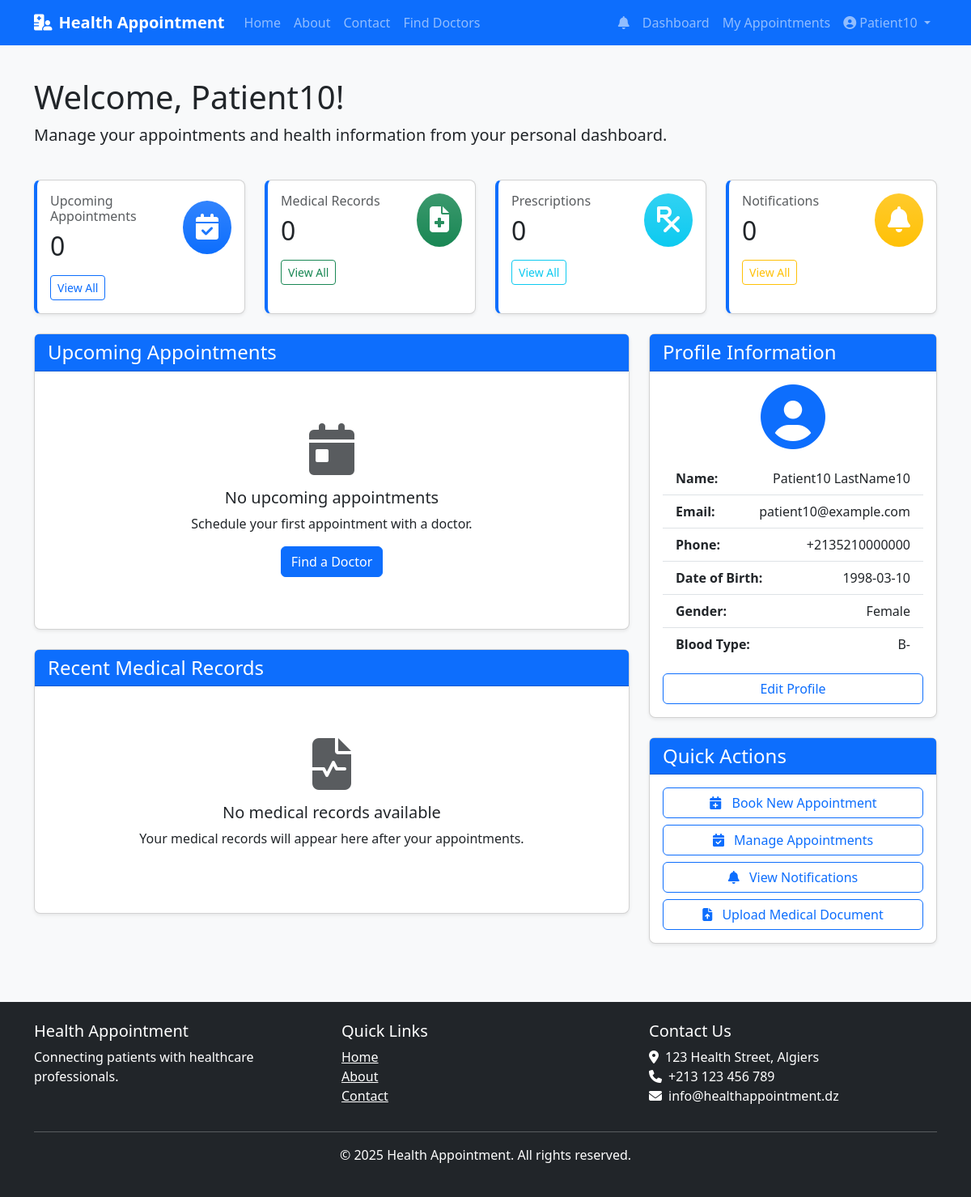
/patient/dashboard (signed in), run on an earlier commit of the app's database.
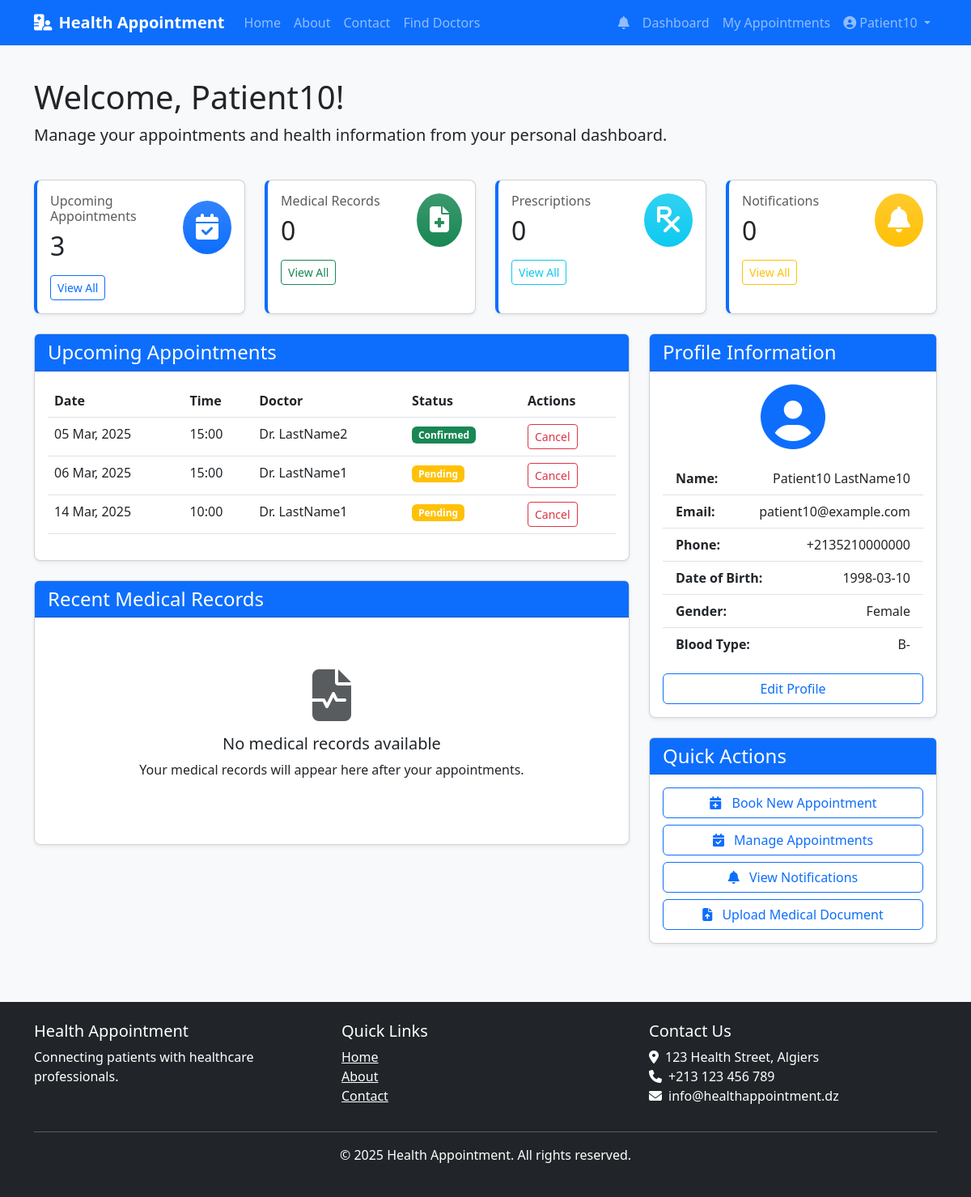
And on a later commit of the database.
### models.py (models this page shows, shortened)
class Appointment(db.Model):
    __tablename__ = 'appointments'
    id = db.Column(db.Integer, primary_key=True)
    patient_id = db.Column(db.Integer, db.ForeignKey('patients.id'), nullable=False)
    doctor_id = db.Column(db.Integer, db.ForeignKey('doctors.id'), nullable=False)
    appointment_date = db.Column(db.Date, nullable=False)
    start_time = db.Column(db.Time, nullable=False)
    end_time = db.Column(db.Time, nullable=False)
    status = db.Column(db.Enum(AppointmentStatus), default=AppointmentStatus.PENDING)
    reason = db.Column(db.Text)
    notes = db.Column(db.Text)
    created_at = db.Column(db.DateTime, default=datetime.utcnow)
    updated_at = db.Column(db.DateTime, default=datetime.utcnow, onupdate=datetime.utcnow)

class User(db.Model, UserMixin):
    __tablename__ = 'users'
    id = db.Column(db.Integer, primary_key=True)
    email = db.Column(db.String(120), unique=True, nullable=False)
    phone = db.Column(db.String(20), unique=True, nullable=False)
    password_hash = db.Column(db.String(128), nullable=False)
    first_name = db.Column(db.String(50), nullable=False)
    last_name = db.Column(db.String(50), nullable=False)
    user_type = db.Column(db.Enum(UserType), nullable=False)
    is_active = db.Column(db.Boolean, default=False)
    created_at = db.Column(db.DateTime, default=datetime.utcnow)
    updated_at = db.Column(db.DateTime, default=datetime.utcnow, onupdate=datetime.utcnow)
    phone_verified = db.Column(db.Boolean, default=False)
    phone_verification_code = db.Column(db.String(6))
    phone_verification_sent_at = db.Column(db.DateTime)
    email_verified = db.Column(db.Boolean, default=False)
    email_verification_token = db.Column(db.String(100))
    email_verification_sent_at = db.Column(db.DateTime)
    patient = db.relationship('Patient', backref='user', uselist=False, cascade='all, delete-orphan')
    doctor = db.relationship('Doctor', backref='user', uselist=False, cascade='all, delete-orphan')
    notifications = db.relationship('Notification', backref='user', lazy=True, cascade='all, delete-orphan')

### routes.py (the view)
@patient.route('/dashboard')
@login_required
def dashboard():
    if current_user.user_type != UserType.PATIENT:
        abort(403)
    patient = Patient.query.filter_by(user_id=current_user.id).first()
    if not patient:
        flash('Patient profile not found.', 'danger')
        return redirect(url_for('main.index'))
    today = datetime.now().date()
    upcoming_appointments = Appointment.query.filter(
        Appointment.patient_id == patient.id,
        Appointment.appointment_date >= today,
        Appointment.status != AppointmentStatus.CANCELLED
    ).order_by(Appointment.appointment_date, Appointment.start_time).all()
    unread_notifications = Notification.query.filter_by(
        user_id=current_user.id,
        is_read=False
    ).count()
    return render_template(
        'patient/dashboard.html',
        patient=patient,
        upcoming_appointments=upcoming_appointments,
        unread_notifications=unread_notifications
    )

### app.py (called while the page is built)
@login_manager.user_loader
def load_user(user_id):
    return User.query.get(int(user_id))

def create_app():
    app = Flask(__name__)
    app.config.from_object(get_config())
    app.config['SESSION_COOKIE_NAME'] = f'session_{uuid.uuid4().hex[:8]}'
    os.makedirs(app.config['UPLOAD_FOLDER'], exist_ok=True)
    db.init_app(app)
    login_manager.init_app(app)
    login_manager.login_view = 'auth.login'
    login_manager.login_message_category = 'info'
    mail.init_app(app)
    bcrypt.init_app(app)
    app.register_blueprint(main)
    app.register_blueprint(auth, url_prefix='/auth')
    app.register_blueprint(patient, url_prefix='/patient')
    app.register_blueprint(doctor, url_prefix='/doctor')
    app.register_blueprint(admin, url_prefix='/admin')
    app.register_blueprint(admin_panel)
    @app.context_processor
    def inject_now():
        return {'now': datetime.datetime.now()}
    return app

### templates/patient/dashboard.html (shortened to what the changed rows need)
{% extends "base.html" %}
{% block content %}
<div class="row mb-4">
    <div class="col-md-12">
        <h1>Welcome, {{ current_user.first_name }}!</h1>
    </div>
</div>
<div class="row g-4 mb-4">
    <div class="col-md-3">
        <div class="card h-100 shadow-sm dashboard-stat-card">
            <div class="card-body">
                <div class="d-flex justify-content-between align-items-center">
                    <div>
                        <h6 class="text-muted">Upcoming Appointments</h6>
                        <h2 class="mb-0">{{ upcoming_appointments|length }}</h2>
                    </div>
                </div>
            </div>
        </div>
    </div>
    <div class="col-md-3">
        <div class="card h-100 shadow-sm dashboard-stat-card">
            <div class="card-body">
                <div class="d-flex justify-content-between align-items-center">
                    <div>
                        <h2 class="mb-0">0</h2>
                    </div>
                </div>
            </div>
        </div>
    </div>
    <div class="col-md-3">
        <div class="card h-100 shadow-sm dashboard-stat-card">
            <div class="card-body">
                <div class="d-flex justify-content-between align-items-center">
                    <div>
                        <h2 class="mb-0">0</h2>
                    </div>
                </div>
            </div>
        </div>
    </div>
    <div class="col-md-3">
        <div class="card h-100 shadow-sm dashboard-stat-card">
            <div class="card-body">
                <div class="d-flex justify-content-between align-items-center">
                    <div>
                        <h2 class="mb-0">{{ unread_notifications|default(0) }}</h2>
                    </div>
                </div>
            </div>
        </div>
    </div>
</div>
<div class="row">
    <div class="col-md-8">
        <div class="card shadow-sm mb-4">
            <div class="card-body">
                {% if upcoming_appointments and upcoming_appointments|length > 0 %}
                    <div class="table-responsive">
                        <table class="table table-hover">
                            <thead>
                                <tr>
                                    <th>Date</th>
                                    <th>Time</th>
                                    <th>Doctor</th>
                                    <th>Status</th>
                                    <th>Actions</th>
                                </tr>
                            </thead>
                            <tbody>
                                {% for appointment in upcoming_appointments[:3] %}
                                    <tr>
                                        <td>{{ appointment.appointment_date.strftime('%d %b, %Y') }}</td>
                                        <td>{{ appointment.start_time.strftime('%H:%M') }}</td>
                                        <td>Dr. {{ appointment.doctor.user.last_name }}</td>
                                        <td>
                                            <span class="badge {% if appointment.status.value == 'pending' %}bg-warning{% elif appointment.status.value == 'confirmed' %}bg-success{% else %}bg-primary{% endif %}">
                                                {{ appointment.status.value|capitalize }}
                                            </span>
                                        </td>
                                        <td>
                                            <a href="{{ url_for('patient.cancel_appointment', appointment_id=appointment.id) }}" class="btn btn-sm btn-outline-danger">
                                                Cancel
                                            </a>
                                        </td>
                                    </tr>
                                {% endfor %}
                            </tbody>
                        </table>
                    </div>
                {% else %}
                    <div class="text-center py-5">
                        <i class="fas fa-calendar-day fa-4x text-muted mb-3"></i>
                        <h5>No upcoming appointments</h5>
                        <p>Schedule your first appointment with a doctor.</p>
                        <a href="{{ url_for('main.find_doctors') }}" class="btn btn-primary">Find a Doctor</a>
                    </div>
                {% endif %}
            </div>
        </div>
    </div>
</div>
{% endblock %}

What changed in the data, as far as the page shows it:
added Appointment: appointment_date "05 Mar, 2025", start_time "15:00", doctor.user.last_name "LastName2", status.value "Confirmed"
added Appointment: appointment_date "06 Mar, 2025", start_time "15:00", doctor.user.last_name "LastName1", status.value "Pending"
added Appointment: appointment_date "14 Mar, 2025", start_time "10:00", doctor.user.last_name "LastName1", status.value "Pending"
Also different on the page:
{{ upcoming_appointments|length }}: "0" → "3"
text no longer shown: "No upcoming appointments Schedule your first appointment with a doctor. Find a Doctor"
text now shown: "Date Time Doctor Status Actions"
